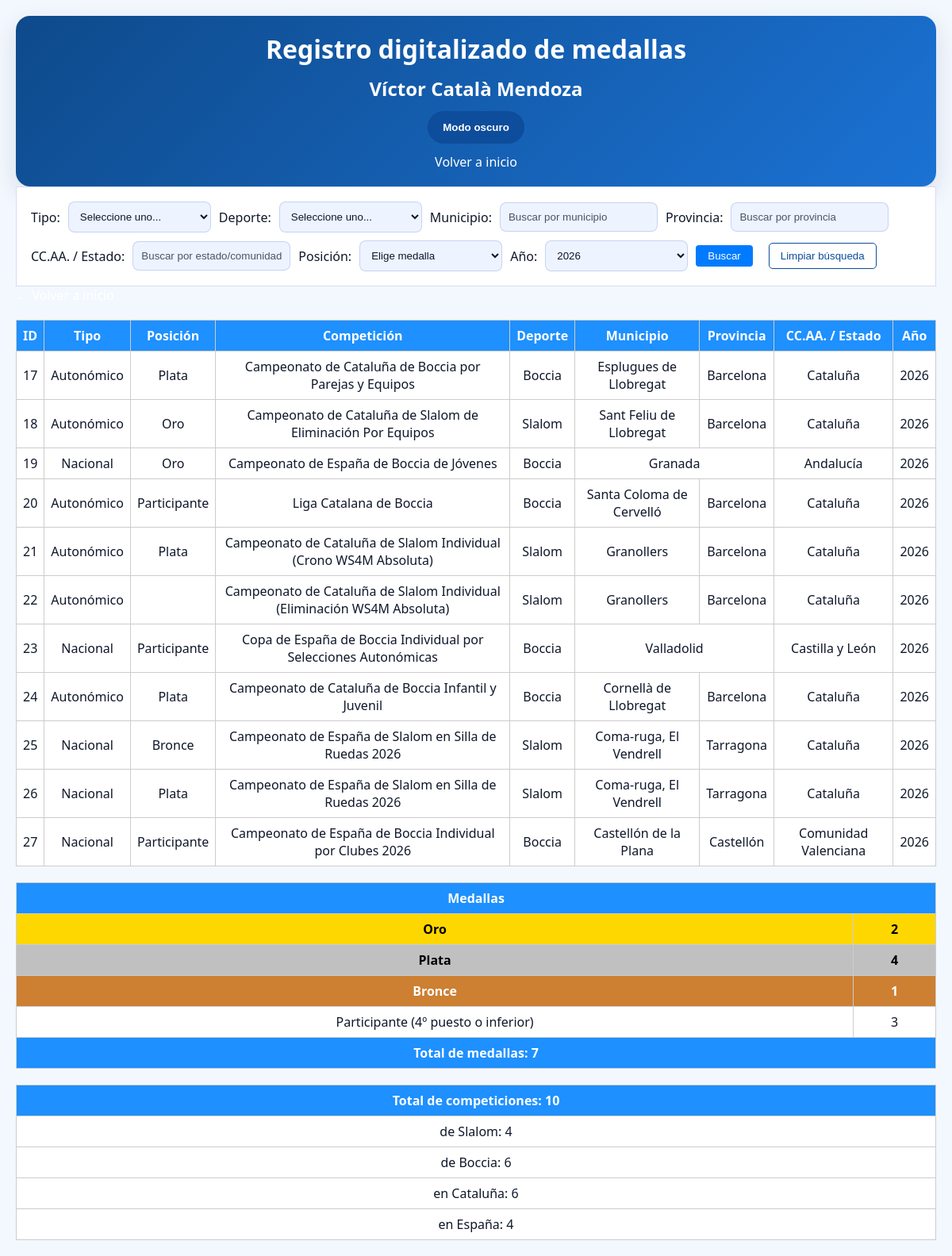
The page /medallero.php?year=2026 on the database its author committed.
### tables this page shows
CREATE TABLE medallas (
    id INT AUTO_INCREMENT PRIMARY KEY,
    tipo ENUM('Autonómico', 'Nacional', 'Internacional'),
    competicion VARCHAR(255),
    deporte VARCHAR(100),
    posicion ENUM('Oro', 'Plata', 'Bronce', 'Participante'),
    division VARCHAR(100) NULL,
    lugar VARCHAR(100),
    provincia VARCHAR(100),
    comunidad VARCHAR(100),
    pais VARCHAR(100),
    year YEAR
);

### funciones.php (called while the page is built, shortened)
<?php
function iconoMedalla($posicion)
{
    switch ($posicion) {
        default:
            return ucfirst($posicion);
    }
}
?>

### medallero.php (the view, shortened to what this page needs)
<?php include 'conexion.php';
include 'funciones.php'; ?>
<!DOCTYPE html>
<html>
<head>
    <link rel="stylesheet" href="css/index.css">
</head>
<body>
    <header>
        <h1>Registro digitalizado de medallas</h1>
        <h2>Víctor Català Mendoza</h2>
        <button id="theme-toggle" type="button">Modo oscuro</button>
        <a href="index.php">Volver a inicio</a>
    </header>
    <form method="GET">
        Tipo:
        <select name="tipo">
            <option value="">Seleccione uno...</option>
        </select>
        Deporte:
        <select name="deporte">
            <option value="">Seleccione uno...</option>
        </select>
        Municipio:
        <input type="text" name="lugar" id="municipio" placeholder="Buscar por municipio">
        Provincia:
        <input type="text" name="provincia" id="provincia" placeholder="Buscar por provincia">
        CC.AA. / Estado:
        <input type="text" name="comunidad" id="comunidad" placeholder="Buscar por estado/comunidad autónoma">
        Posición:
        <select name="posicion">
            <option value="">Elige medalla</option>
        </select>
        Año:
        <select name="year">
            <?php
            $year_inicio = 2023;
            $year_actual = date('Y');
            for ($i = $year_inicio; $i <= $year_actual; $i++) {
                $seleccionado = ($_GET['year'] ?? '') == $i ? 'selected' : '';
                echo "<option value=\"$i\" $seleccionado>$i</option>";
            }
            ?>
        </select>
        <input type="submit" value="Buscar">
        <button type="button" id="limpiar-filtros">Limpiar búsqueda</button>
    </form>
    <a href="index.php">&larr; Volver a inicio</a>
    <?php
    $year = $_GET['year'] ?? '';
    $where = " WHERE 1=1";
    if (!empty($year)) {
        $where .= " AND year = " . intval($year);
    }
    $whereCompeticionesSlalom = " WHERE 1=1";
    if (!empty($year)) {
        $whereCompeticionesSlalom .= " AND year = " . intval($year);
    }
    $whereCompeticionesBoccia = " WHERE deporte = 'Boccia'";
    if (!empty($year)) {
        $whereCompeticionesBoccia .= " AND year = " . intval($year);
    }
    $sql = "SELECT * FROM medallas" . $where;
    $sqlResumen = "SELECT
        SUM(posicion = 'oro') AS oro,
        SUM(posicion = 'plata') AS plata,
        SUM(posicion = 'bronce') AS bronce,
        SUM(posicion IN ('participante')) AS total_participantes,
        SUM(posicion IN ('oro', 'plata', 'bronce')) AS total_medallas,
        (SELECT COUNT(DISTINCT competicion) FROM competiciones_slalom" . $whereCompeticionesSlalom . ") AS total_slalom,
        (SELECT COUNT(DISTINCT competicion) FROM medallas" . $whereCompeticionesBoccia . ") AS total_boccia,
        (SELECT COUNT(DISTINCT competicion) FROM competiciones_slalom" . $whereCompeticionesSlalom . " AND tipo = 'autonomico') AS total_catalunya_slalom,
        (SELECT COUNT(DISTINCT competicion) FROM medallas" . $whereCompeticionesBoccia . " AND tipo = 'autonomico') AS total_catalunya_boccia,
        (SELECT COUNT(DISTINCT competicion) FROM competiciones_slalom" . $whereCompeticionesSlalom . " AND tipo = 'nacional') AS total_espanna_slalom,
        (SELECT COUNT(DISTINCT competicion) FROM medallas" . $whereCompeticionesBoccia . " AND tipo = 'nacional') AS total_espanna_boccia,
        COUNT(*) AS total_registros
    FROM medallas" . $where . " AND posicion IN ('oro', 'plata', 'bronce', 'participante')";
    $resultado = $conexion->query($sql);
    if ($resultado->num_rows > 0): ?>
        <table>
            <tr>
                <th>ID</th>
                <th>Tipo</th>
                <th>Posición</th>
                <th>Competición</th>
                <th>Deporte</th>
                <th>Municipio</th>
                <th>Provincia</th>
                <th>CC.AA. / Estado</th>
                <th>Año</th>
            </tr>
            <?php while ($fila = $resultado->fetch_assoc()): ?>
                <tr>
                    <td><?php echo $fila['id']; ?></td>
                    <td><?php echo $fila['tipo']; ?></td>
                    <td class="<?php echo $fila['posicion']; ?>">
                        <?php echo iconoMedalla($fila['posicion']); ?>
                    </td>
                    <td><?php echo $fila['competicion']; ?></td>
                    <td><?php echo $fila['deporte']; ?></td>
                    <?php
                    if ($fila['lugar'] == $fila['provincia']) {
                        echo '<td colspan="2">' . $fila['lugar'] . '</td>';
                        echo '<td>' . $fila['comunidad'] . '</td>';
                    } elseif ($fila['provincia'] == $fila['comunidad']) {
                        echo '<td colspan="2">' . $fila['provincia'] . '</td>';
                    } else {
                        echo '<td>' . $fila['lugar'] . '</td>';
                        echo '<td>' . $fila['provincia'] . '</td>';
                        echo '<td>' . $fila['comunidad'] . '</td>';
                    }
                    ?>
                    <td><?php echo $fila['year']; ?></td>
                </tr>
            <?php endwhile; ?>
        </table>
    <?php else: ?>
        <p>No se han encontrado resultados</p>
    <?php endif; ?>
    <?php
    $resultado2 = $conexion->query($sqlResumen);
    $resumen = $resultado2 ? $resultado2->fetch_assoc() : null;
    if ($resumen):
        $total_competiciones_slalom = (int) $resumen['total_slalom'];
        $total_competiciones_boccia = (int) $resumen['total_boccia'];
        $total_competiciones_deportes = $total_competiciones_slalom + $total_competiciones_boccia;
        ?>
        <table>
            <tr>
                <th colspan="2">Medallas</th>
            </tr>
            <tr>
                <th class=oro>Oro</th>
                <td class=oro><?php echo (int) $resumen['oro']; ?></td>
            </tr>
            <tr>
                <th class=plata>Plata</th>
                <td class=plata><?php echo (int) $resumen['plata']; ?></td>
            </tr>
            <tr>
                <th class=bronce>Bronce</th>
                <td class=bronce><?php echo (int) $resumen['bronce']; ?></td>
            </tr>
            <tr>
                <td>Participante (4º puesto o inferior)</td>
                <td><?php echo (int) $resumen['total_participantes']; ?></td>
            </tr>
            <tr>
                <th colspan="2">Total de medallas: <?php echo (int) $resumen['total_medallas']; ?></th>
            </tr>
        </table>
        <table>
            <tr>
                <th>Total de competiciones: <?php echo $total_competiciones_deportes; ?></th>
            </tr>
            <tr>
                <td>de Slalom: <?php echo $total_competiciones_slalom; ?></td>
            </tr>
            <tr>
                <td>de Boccia: <?php echo $total_competiciones_boccia; ?></td>
            </tr>
            <tr>
                <td>en Cataluña: <?php echo ((int) $resumen['total_catalunya_slalom'] + (int) $resumen['total_catalunya_boccia']); ?></td>
            </tr>
            <tr>
                <td>en España: <?php echo ((int) $resumen['total_espanna_slalom'] + (int) $resumen['total_espanna_boccia']); ?></td>
            </tr>
        </table>
    <?php else: ?>
        <p>No se han encontrado resultados</p>
    <?php endif; ?>
</body>
</html>

### css/index.css (style rules this page uses)
:root { --bg: #f3f8ff; --surface: #ffffff; --surface-soft: #edf4ff; --text: #0f172a; --muted: #4b5563; --border: rgba(30, 64, 175, 0.18); --accent: #0d4d9b; --accent-soft: #d6e6ff; --header-bg: #0e4a8b; --header-text: #ffffff; --table-header: #1e63c2; --table-row: #eff5ff; --table-alt: #dbe9ff; --button-bg: #0d4d9b; --button-text: #ffffff; --button-border: rgba(13, 77, 155, 0.34); }
* { box-sizing: border-box; padding: 0; margin: 0; }
html, body { min-height: 100%; }
body { font-family: 'Segoe UI', Tahoma, Geneva, Verdana, sans-serif; background-color: var(--bg); color: var(--text); margin: 20px; }
a { color: #ffffff; text-decoration: none; }
header { display: flex; flex-direction: column; align-items: center; justify-content: center; gap: 12px; text-align: center; padding: 20px; border-radius: 18px; background: linear-gradient(135deg, var(--header-bg), #1b72d4); color: var(--header-text); box-shadow: 0 10px 30px rgba(15, 23, 42, 0.12); }
header > * { margin: 0; }
#theme-toggle { padding: 12px 18px; background-color: var(--button-bg); color: var(--button-text); border: 1px solid var(--button-border); border-radius: 999px; cursor: pointer; font-weight: 600; transition: transform 0.2s ease, background-color 0.25s ease; }
form { background: var(--surface); padding: 18px; border: 1px solid var(--border); display: flex; flex-direction: row; flex-wrap: wrap; gap: 10px; align-items: center; }
form label, form > * { display: inline-flex; align-items: center; }
input[type="text"], input[type="date"], select, textarea { padding: 10px; border: 1px solid var(--border); border-radius: 8px; background-color: var(--surface-soft); color: var(--text); min-width: 180px; }
input[type="text"]::placeholder, input[type="date"]::placeholder, textarea::placeholder { color: var(--muted); }
input[type="submit"] { padding: 6px 15px; background-color: #007BFF; color: white; border: none; border-radius: 4px; cursor: pointer; }
#limpiar-filtros { background-color: transparent; color: var(--accent); border: 1px solid var(--accent); padding: 8px 14px; border-radius: 5px; cursor: pointer; margin-left: 10px; transition: background-color 0.3s ease, color 0.3s ease; }
table { width: 100%; border-collapse: collapse; margin-top: 20px; background: var(--surface); }
th, td { border: 1px solid #ccc; padding: 8px; text-align: center; }
th { background-color: dodgerblue; color: white; text-align: center; }
td.oro, th.oro { background-color: gold; color: black; font-weight: bold; }
td.plata, th.plata { background-color: silver; color: black; font-weight: bold; }
td.bronce, th.bronce { background-color: #cd7f32; color: white; font-weight: bold; }

### rows shown on the page
medallas: id "17", tipo "Autonómico", posicion "Plata", competicion "Campeonato de Cataluña de Boccia por Parejas y Equipos", deporte "Boccia", lugar "Esplugues de Llobregat", provincia "Barcelona", comunidad "Cataluña", year "2026"
medallas: id "18", tipo "Autonómico", posicion "Oro", competicion "Campeonato de Cataluña de Slalom de Eliminación Por Equipos", deporte "Slalom", lugar "Sant Feliu de Llobregat", provincia "Barcelona", comunidad "Cataluña", year "2026"
medallas: id "19", tipo "Nacional", posicion "Oro", competicion "Campeonato de España de Boccia de Jóvenes", deporte "Boccia", lugar "Granada", comunidad "Andalucía", year "2026"
medallas: id "20", tipo "Autonómico", posicion "Participante", competicion "Liga Catalana de Boccia", deporte "Boccia", lugar "Santa Coloma de Cervelló", provincia "Barcelona", comunidad "Cataluña", year "2026"
medallas: id "21", tipo "Autonómico", posicion "Plata", competicion "Campeonato de Cataluña de Slalom Individual (Crono WS4M Absoluta)", deporte "Slalom", lugar "Granollers", provincia "Barcelona", comunidad "Cataluña", year "2026"
medallas: id "22", tipo "Autonómico", competicion "Campeonato de Cataluña de Slalom Individual (Eliminación WS4M Absoluta)", deporte "Slalom", lugar "Granollers", provincia "Barcelona", comunidad "Cataluña", year "2026"
medallas: id "23", tipo "Nacional", posicion "Participante", competicion "Copa de España de Boccia Individual por Selecciones Autonómicas", deporte "Boccia", lugar "Valladolid", comunidad "Castilla y León", year "2026"
medallas: id "24", tipo "Autonómico", posicion "Plata", competicion "Campeonato de Cataluña de Boccia Infantil y Juvenil", deporte "Boccia", lugar "Cornellà de Llobregat", provincia "Barcelona", comunidad "Cataluña", year "2026"
medallas: id "25", tipo "Nacional", posicion "Bronce", competicion "Campeonato de España de Slalom en Silla de Ruedas 2026", deporte "Slalom", lugar "Coma-ruga, El Vendrell", provincia "Tarragona", comunidad "Cataluña", year "2026"
medallas: id "26", tipo "Nacional", posicion "Plata", competicion "Campeonato de España de Slalom en Silla de Ruedas 2026", deporte "Slalom", lugar "Coma-ruga, El Vendrell", provincia "Tarragona", comunidad "Cataluña", year "2026"
medallas: id "27", tipo "Nacional", posicion "Participante", competicion "Campeonato de España de Boccia Individual por Clubes 2026", deporte "Boccia", lugar "Castellón de la Plana", provincia "Castellón", comunidad "Comunidad Valenciana", year "2026"

### other values the page prints
$resumen['oro'] "2"
$resumen['plata'] "4"
$resumen['bronce'] "1"
$resumen['total_participantes'] "3"
$resumen['total_medallas'] "7"
$total_competiciones_deportes "10"
$total_competiciones_slalom "4"
$total_competiciones_boccia "6"
form field year "2026"
